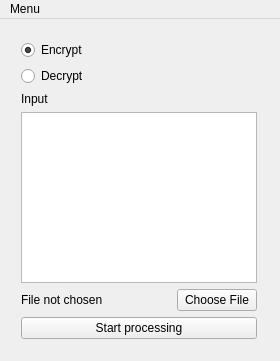
<?xml version="1.0" encoding="UTF-8"?>
<ui version="4.0">
 <class>ViewPC</class>
 <widget class="QMainWindow" name="ViewPC">
  <property name="geometry">
   <rect>
    <x>0</x>
    <y>0</y>
    <width>280</width>
    <height>361</height>
   </rect>
  </property>
  <property name="windowTitle">
   <string>Picture Crypt</string>
  </property>
  <property name="windowIcon">
   <iconset resource="resource.qrc">
    <normaloff>:/icons/unlocked.png</normaloff>:/icons/unlocked.png</iconset>
  </property>
  <widget class="QWidget" name="centralWidget">
   <widget class="QWidget" name="layoutWidget">
    <property name="geometry">
     <rect>
      <x>10</x>
      <y>10</y>
      <width>258</width>
      <height>321</height>
     </rect>
    </property>
    <layout class="QVBoxLayout" name="verticalLayout_2">
     <item>
      <layout class="QVBoxLayout" name="verticalLayout">
       <item>
        <widget class="QRadioButton" name="encryptMode">
         <property name="text">
          <string>Encrypt</string>
         </property>
         <property name="checked">
          <bool>true</bool>
         </property>
        </widget>
       </item>
       <item>
        <widget class="QRadioButton" name="decryptMode">
         <property name="text">
          <string>Decrypt</string>
         </property>
        </widget>
       </item>
      </layout>
     </item>
     <item>
      <widget class="QLabel" name="label">
       <property name="text">
        <string>Input</string>
       </property>
      </widget>
     </item>
     <item>
      <widget class="QTextBrowser" name="text">
       <property name="cursor" stdset="0">
        <cursorShape>IBeamCursor</cursorShape>
       </property>
       <property name="readOnly">
        <bool>false</bool>
       </property>
      </widget>
     </item>
     <item>
      <layout class="QHBoxLayout" name="horizontalLayout">
       <item>
        <widget class="QLabel" name="fileLabel">
         <property name="text">
          <string>File not chosen</string>
         </property>
        </widget>
       </item>
       <item>
        <spacer name="horizontalSpacer">
         <property name="orientation">
          <enum>Qt::Horizontal</enum>
         </property>
         <property name="sizeHint" stdset="0">
          <size>
           <width>40</width>
           <height>20</height>
          </size>
         </property>
        </spacer>
       </item>
       <item>
        <widget class="QPushButton" name="fileButton">
         <property name="text">
          <string>Choose File</string>
         </property>
        </widget>
       </item>
      </layout>
     </item>
     <item>
      <widget class="QPushButton" name="startButton">
       <property name="text">
        <string>Start processing</string>
       </property>
      </widget>
     </item>
    </layout>
   </widget>
  </widget>
  <widget class="QMenuBar" name="menuBar">
   <property name="geometry">
    <rect>
     <x>0</x>
     <y>0</y>
     <width>280</width>
     <height>21</height>
    </rect>
   </property>
   <widget class="QMenu" name="menuMenu">
    <property name="title">
     <string>Menu</string>
    </property>
    <addaction name="actionAbout"/>
    <addaction name="separator"/>
    <addaction name="actionHelp"/>
   </widget>
   <addaction name="menuMenu"/>
  </widget>
  <action name="actionAbout">
   <property name="text">
    <string>About</string>
   </property>
  </action>
  <action name="actionHelp">
   <property name="text">
    <string>Online Documentation</string>
   </property>
  </action>
 </widget>
 <layoutdefault spacing="6" margin="11"/>
 <resources>
  <include location="resource.qrc"/>
 </resources>
 <connections/>
</ui>
